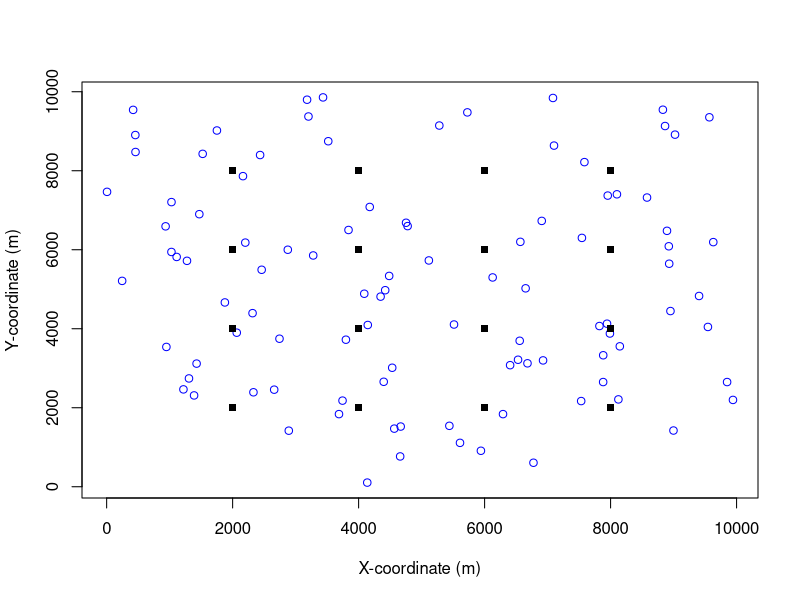
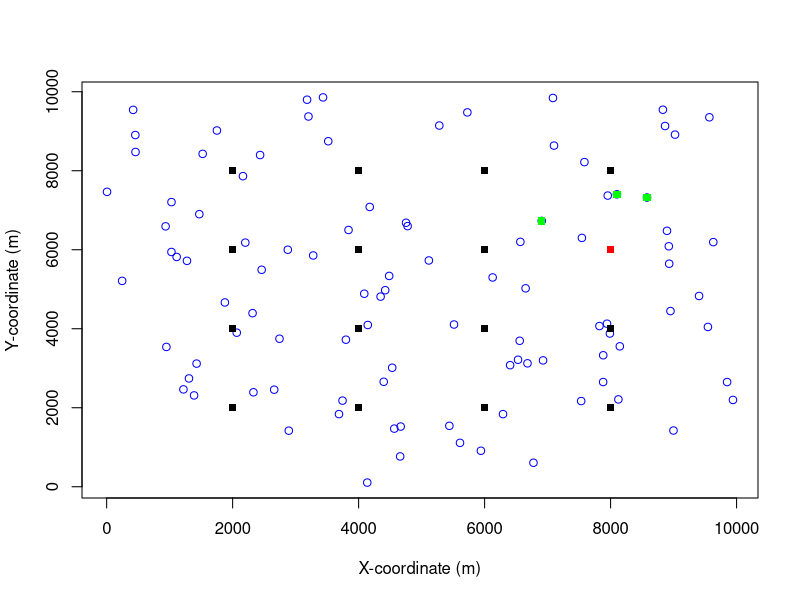
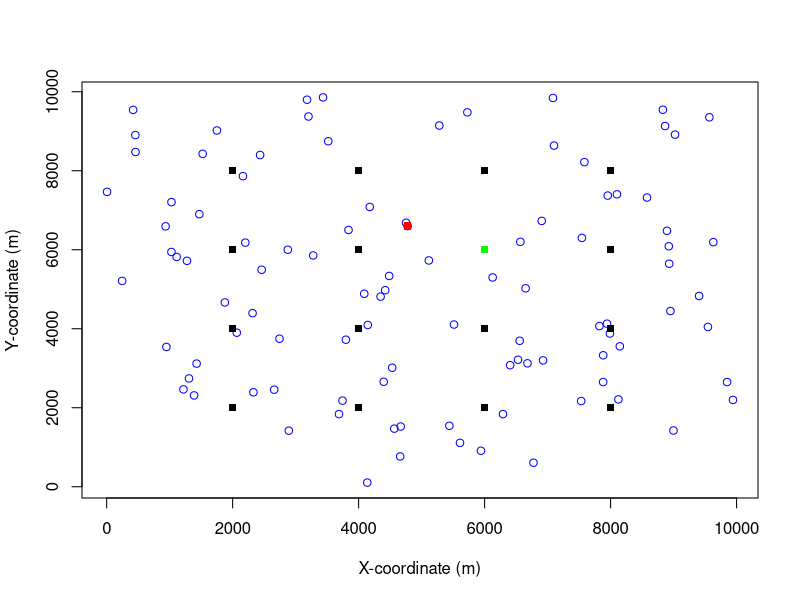

Here is the R script that generated these plots, in order: (Note: this script raises an error after producing the figures.)
set.seed(123)
library(lubridate)
library(circular)

# x and y in square survey site with dimensions 10km x 10km with markers every 2000m
# mics
x_mic = seq(from = 2000, to = 8000, by = 2000)
y_mic = seq(from = 2000, to = 8000, by = 2000)

mic_coords = expand.grid(x = x_mic, y = y_mic)
colnames(mic_coords) = c('x_mic', 'y_mic')
mic_coords = as.matrix(mic_coords)

# expectation of gibbon groups in survey area
intensity = 0.000001 # modelling parameter gibbon groups / m2
x_perimeter = 10000
y_perimeter = 10000
survey_area = x_perimeter * y_perimeter
expected_gibbon_groups = intensity * survey_area

# homogeneous Poisson point process for getting gibbon coordinates
x_gibbon_group <- runif(expected_gibbon_groups, 0, x_perimeter)
y_gibbon_group <- runif(expected_gibbon_groups, 0, y_perimeter)

gibbon_group_caller_gender <- sample(c("M", "F", NA), expected_gibbon_groups, replace = TRUE)

gibbon_group_coords = cbind(x_gibbon_group, y_gibbon_group)
gibbon_group_coords = as.matrix(gibbon_group_coords)

# number of calls per gibbon group as poisson process count
call_count_mean <- 3 # modelling parameter
gibbon_group_call_count <- rpois(nrow(gibbon_group_coords), call_count_mean)

# plot of mic grid and Poisson point process distributed gibbon groups
{
  plot(x_gibbon_group, y_gibbon_group, type = "p", col = "blue", pch = 1, xlab = "X-coordinate (m)", ylab = "Y-coordinate (m)")
  points(mic_coords[,1], mic_coords[,2], type = "p", col = "black", pch = 15)
}

# Calculate the bearing from mic to gibbon group
calc_bearing = function(x_point_1, y_point_1, x_point_2, y_point_2) {
  bearing = atan2(
    y_point_2 - y_point_1,
    x_point_2 - x_point_1
  )
  
  # convert to range of radians [0,2pi] where bearing is taken clockwise from north (0 radians)
  if (bearing <= 0) {
    bearing = -1*bearing + 0.5*pi 
  } else if ((bearing > 0) && (bearing <= 0.5*pi)) {
    bearing = (0.5*pi - bearing)
  } else {
    bearing = (pi - bearing) + 1.5*pi
  }
  return(bearing)
}

# euclidean distance for detector to gibbon observation
dist_mic_gibbon <- matrix(NA, nrow = nrow(mic_coords), ncol = nrow(gibbon_group_coords))
bearing_mic_gibbon <- matrix(NA, nrow = nrow(mic_coords), ncol = nrow(gibbon_group_coords))

for (i in 1:nrow(dist_mic_gibbon)) {
  for (j in 1:ncol(dist_mic_gibbon)) {
    dist_mic_gibbon[i, j] <- sqrt(sum((mic_coords[i, ] - gibbon_group_coords[j, ])^2))
    bearing_mic_gibbon[i, j] <- calc_bearing(mic_coords[i, 1], mic_coords[i, 2], gibbon_group_coords[j, 1], gibbon_group_coords[j, 2])
  }
}

# half normal hazard distribution for probability matrix
# assuming each mic has same detection function
lambda = 50 # modelling parameter
sigma = 500 # modelling parameter

hazard_half_normal = function(lambda, sigma, dist_matrix) {
  prob_matrix = 1 - exp(-lambda * exp((-1 * dist_matrix^2) / (2 * sigma^2)))
  return (prob_matrix)
}

detection_prob_matrix = hazard_half_normal(lambda = lambda, sigma = sigma, dist_matrix = dist_mic_gibbon)

# weighted Bernoulli trails for each gibbon group to mic for detected/undetected
detection_matrix <- matrix(NA, nrow = nrow(mic_coords), ncol = nrow(gibbon_group_coords))

for (i in 1:nrow(dist_mic_gibbon)) {
  for (j in 1:ncol(dist_mic_gibbon)) {
    # another nested loop
    detection_matrix[i, j] <- rbinom(size = gibbon_group_call_count[j], n = 1, prob = detection_prob_matrix[i,j])
  }
}

### plotting results

# plot detected gibbon groups for chosen mic
plot_select = 12

for (i in plot_select) {
  detection_gibbon_group_idx = which(detection_matrix[i,] == 1)
  plot(x_gibbon_group, y_gibbon_group, type = "p", col = "blue", pch = 1, xlab = "X-coordinate (m)", ylab = "Y-coordinate (m)")
  points(mic_coords[,1], mic_coords[,2], type = "p", col = "black", pch = 15)
  points(mic_coords[i,1], mic_coords[i,2], type = "p", col = "red", pch = 15)
  points(x_gibbon_group[detection_gibbon_group_idx], y_gibbon_group[detection_gibbon_group_idx], type = "p", col = "green", pch = 15)
}

# plot mics which detected a certain gibbon group
plot_select = 36

for (i in plot_select) {
  detection_mic_idx = which(detection_matrix[,i] == 1)
  plot(x_gibbon_group, y_gibbon_group, type = "p", col = "blue", pch = 1, xlab = "X-coordinate (m)", ylab = "Y-coordinate (m)")
  points(mic_coords[,1], mic_coords[,2], type = "p", col = "black", pch = 15)
  points(x_gibbon_group[i], y_gibbon_group[i], type = "p", col = "red", pch = 15)
  points(mic_coords[detection_mic_idx,1], mic_coords[detection_mic_idx,2], type = "p", col = "green", pch = 15)
}

### create dataframes for analysis

# convert meter coordinates to lat, lng for RShiny App
convert_coords = function(x_coord, y_coord) {
  ref_lat = 14.201252
  ref_lng = 106.585033
  earth_radius = 6371000
  
  # calculate lat, lng
  # issue with this calculation
  lat = ref_lat + (y_coord / earth_radius) * (180 / pi)
  lng = ref_lng + (x_coord / (earth_radius * cos(lat * pi / 180))) * (180 / pi)
  
  lat_lng = cbind(lat, lng)
  
  return(lat_lng)
}

mic_lat_lng = data.frame()
mic_lat_lng = convert_coords(mic_coords[,1], mic_coords[,2])
mic_df = cbind(1:nrow(mic_lat_lng), mic_lat_lng)
colnames(mic_df)[1] = "mic_id"

# these are ground truth locations of each gibbon group and exact call times
gibbon_group_lat_lng = data.frame()
gibbon_group_lat_lng = convert_coords(gibbon_group_coords[,1], gibbon_group_coords[,2])
gibbon_group_df = cbind(1:nrow(gibbon_group_lat_lng), gibbon_group_call_count, gibbon_group_lat_lng)
gibbon_group_df <- as.data.frame(gibbon_group_df)
gibbon_group_df <- cbind(gibbon_group_df, gibbon_group_caller_gender)
colnames(gibbon_group_df)[1] = "gibbon_group_id"

# generate random ground truth call times
dawn_chorus_start_time = as.POSIXct("2023-01-01 04:00:00", tz = "UTC")
dawn_chorus_end_time = as.POSIXct("2023-01-01 05:00:00", tz = "UTC")

# need to associate 
call_datetimes = as.POSIXct(runif(sum(gibbon_group_df[,2]), dawn_chorus_start_time, dawn_chorus_end_time), origin = "1970-01-01", tz = "UTC")
call_timestamps = as.integer(call_datetimes)

# x0 <- rep(as.matrix(gibbon_group_coords), gibbon_group_call_count)

gibbon_group_coords <- as.matrix(gibbon_group_coords)

# gibbon_group_df = cbind(gibbon_group_df, call_datetimes)
# colnames(gibbon_group_df)[4] = "call_datetime"

### generate recording dataframe

# speed of sound (m/s)
speed_of_sound = 331
von_mises_kappa = 50 # modelling parameter

recording_df = data.frame()

for (i in 1:nrow(mic_df)) {
  ground_truth_animal_ID <- which(detection_matrix[i,] >= 1)
  total_calls <- detection_matrix[i,ground_truth_animal_ID]
  ground_truth_animal_ID <- rep(ground_truth_animal_ID, total_calls)
  mic_ID = rep(i, times = sum(total_calls))
  
  # compute measured call time which considers speed of sound
  ground_truth_call_datetime = as.POSIXct(runif(sum(total_calls), dawn_chorus_start_time, dawn_chorus_end_time), origin = "1970-01-01", tz = "UTC")
  ground_truth_call_timestamp = as.integer(ground_truth_call_datetime)
  measured_call_timestamp = ground_truth_call_timestamp + dist_mic_gibbon[i, ground_truth_animal_ID] / speed_of_sound
  measured_call_datetime = as.POSIXct(measured_call_timestamp, origin = "1970-01-01", tz = "UTC")
  
  # compute measured bearing
  ground_truth_bearing = bearing_mic_gibbon[i, ground_truth_animal_ID]
  # von mises distribution for bearing measurement
  measured_bearing = data.frame()
  for (j in 1:length(ground_truth_animal_ID)) {
    bearing = rvonmises(n = 1, mu = ground_truth_bearing[j], kappa = von_mises_kappa)
    measured_bearing = rbind(measured_bearing, bearing)
  }
  colnames(measured_bearing) = "measured_bearing"
  
  # retrieve the gender for each detected gibbon group
  measured_gender = gibbon_group_df$gibbon_group_caller_gender[ground_truth_animal_ID]
  
  # binding dataframes for each mic
  recording_temp = cbind(mic_ID, measured_gender, ground_truth_animal_ID, ground_truth_call_datetime, measured_call_datetime, ground_truth_bearing, measured_bearing)
  recording_df = rbind(recording_df, recording_temp)
}

recording_ID = seq(nrow(recording_df))
recording_df = cbind(recording_ID, recording_df)

# randomly make 10% of the bearing measurements NA
na_indices <- sample(1:nrow(recording_df), size = 0.1 * nrow(recording_df))
recording_df$measured_bearing[na_indices] <- NA

write.csv(mic_df, "../output/mic.csv", row.names=FALSE)
write.csv(gibbon_group_df, "../output/gibbon_group.csv", row.names=FALSE)
write.csv(recording_df, "../output/recording_multicall.csv", row.names=FALSE)

### plot bearings for each anima_id (from mic) with measurement error distributions

### map plots for testing lat/lng
plot(mic_df[,2], mic_df[,3], type = "p", pch = 19, col = "blue", xlab = "longitude", ylab = "Latitude", main = "Scatterplot of Coordinates")
